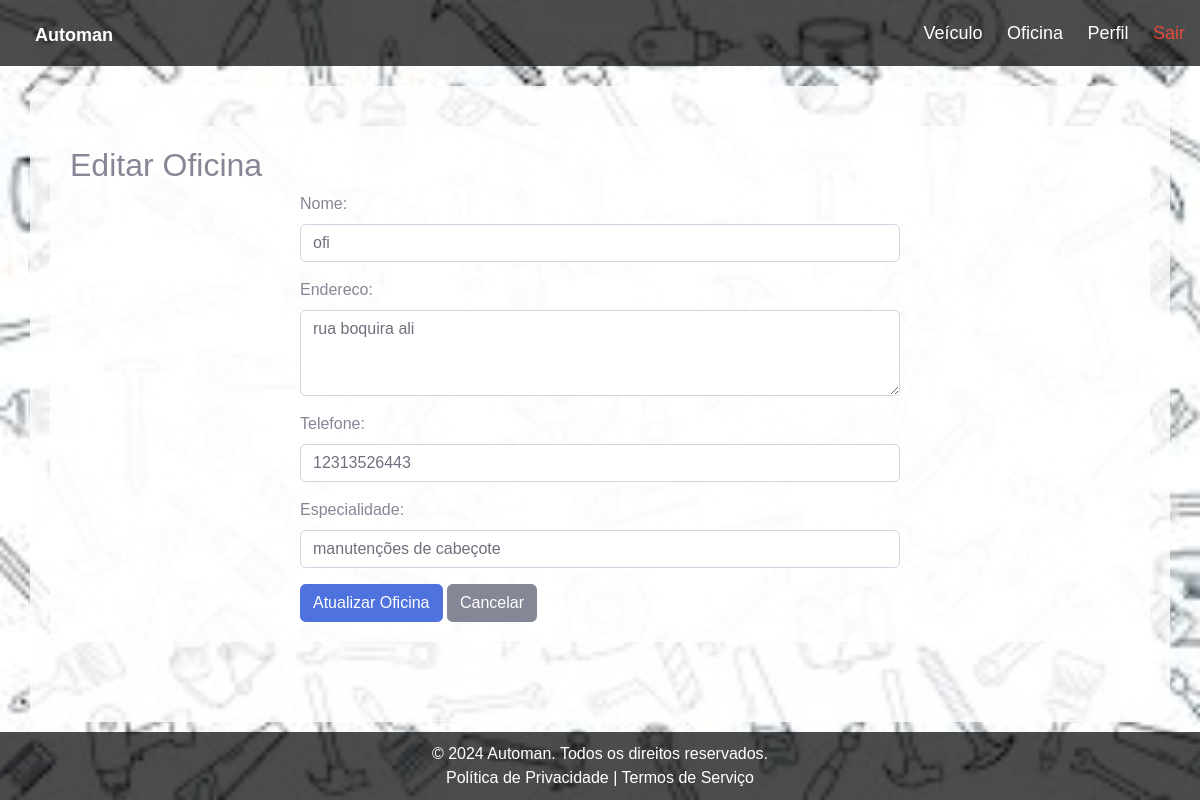
Before: /oficina/editar/1/ (signed in) with the older database file.
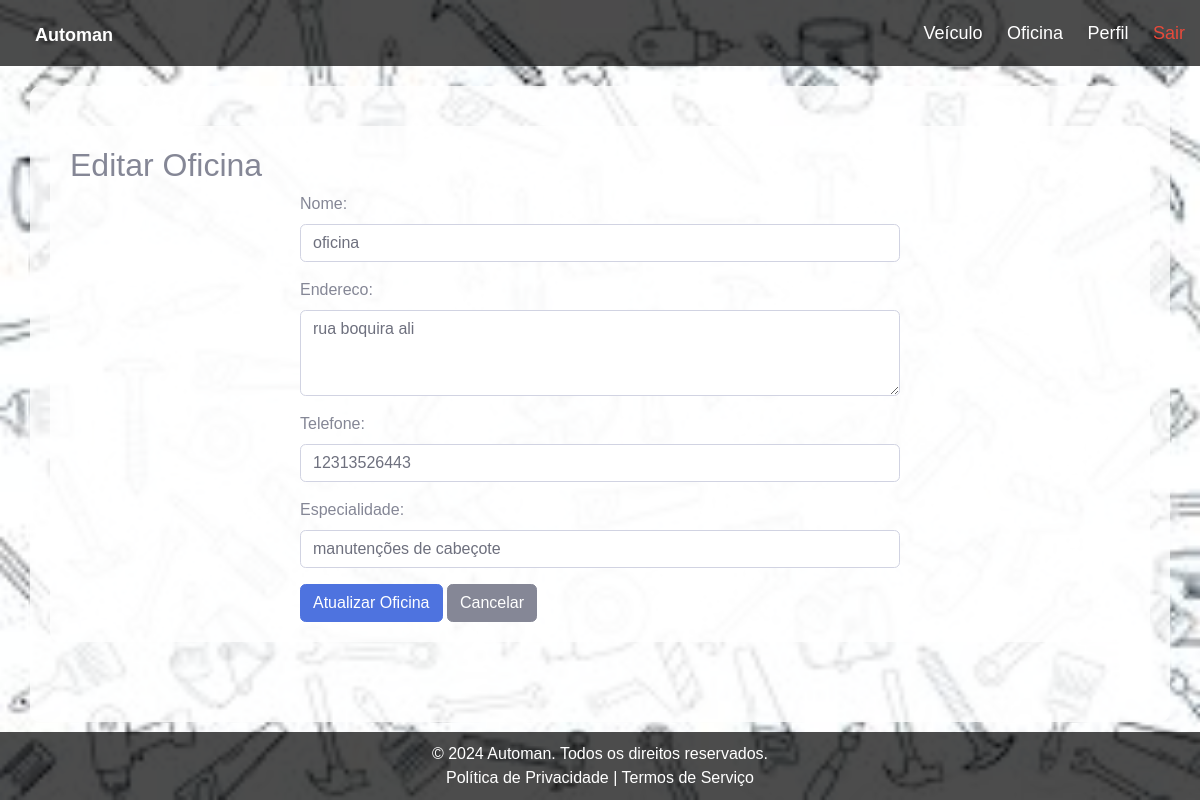
After: the same page with the newer database file.
### oficina/models.py (models this page shows, shortened)
class Oficina(models.Model):
    nome = models.CharField(max_length=200)
    endereco = models.CharField(max_length=500)
    telefone = models.CharField(max_length=11)
    especialidade = models.CharField(max_length=100)
    usuario = models.ForeignKey(User, on_delete=models.CASCADE)

### oficina/views.py (the view)
# urls.py: path('editar/<int:id>/', views.oficinaEditar, name='oficinaEditar'),
@login_required
def oficinaEditar(request, id):
    ofi = get_object_or_404(Oficina, id = id)
    if request.method == 'POST':
        ofi = OficinaF(request.POST, request.FILES, instance = ofi)
        if ofi.is_valid():
            ofi.save()
            return redirect('oficinaListar')
    else:
        ofi = OficinaF(instance = ofi)
    return render(request, 'oficina/oficinaEditar.html', {'ofi' : ofi})

### oficina/forms.py (shortened to what this page needs)
class OficinaF(forms.ModelForm):
    class Meta:
        model = Oficina
        fields = ['nome', 'endereco', 'telefone', 'especialidade']
        widgets = {
            'nome': forms.TextInput(attrs={
                'class': 'form-control', 'placeholder': 'Nome da Oficina', 'aria-label': 'Nome da Oficina', 'maxlength': '100', 'style': 'width: 100%;'
            }),
            'endereco': forms.Textarea(attrs={
                'class': 'form-control', 'placeholder': 'Endereço da Oficina', 'aria-label': 'Endereço da Oficina', 'rows': 3, 'maxlength': '255', 'style': 'width: 100%;'
            }),
            'telefone': forms.TextInput(attrs={
                'class': 'form-control', 'placeholder': 'Telefone de Contato', 'aria-label': 'Telefone de Contato', 'pattern': '[0-9]{10,11}', 'maxlength': '11', 'style': 'width: 100%;'
            }),
            'especialidade': forms.TextInput(attrs={
                'class': 'form-control', 'placeholder': 'Especialidade da Oficina', 'aria-label': 'Especialidade da Oficina', 'maxlength': '100', 'style': 'width: 100%;'
            }),
        }

### templates/oficina/oficinaEditar.html (shortened to what this page needs)
{% extends 'base.html' %}
{% block content %}
<div class="container">
    <h2>Editar Oficina</h2>
    <div class="form-container">
        <form method="post" enctype="multipart/form-data">
            {{ ofi.as_p }}
                <button type="submit" class="btn btn-primary">Atualizar Oficina</button>
                <a href="{% url 'oficinaListar' %}" class="btn btn-secondary">Cancelar</a>
        </form>
    </div>
</div>
{% endblock %}

Changed rows visible on the page:
changed Oficina "rua boquira ali": nome "ofi" → "oficina"
